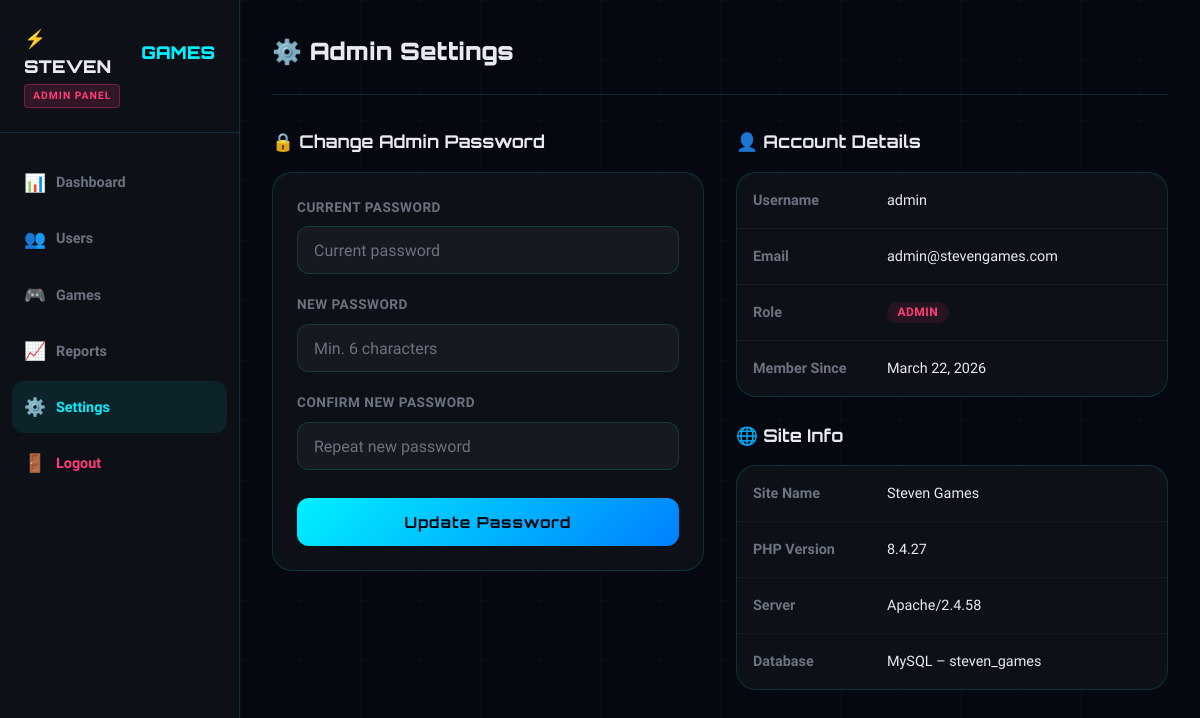
Screenshot of /admin/settings.php (signed in) with the database file from the repository.
### tables this page shows
CREATE TABLE `users` (
  `id` int(11) NOT NULL AUTO_INCREMENT,
  `username` varchar(50) NOT NULL,
  `email` varchar(100) NOT NULL,
  `password` varchar(255) NOT NULL,
  `role` enum('user','admin') NOT NULL DEFAULT 'user',
  `status` enum('active','banned') NOT NULL DEFAULT 'active',
  `score` int(11) NOT NULL DEFAULT 0,
  `games_played` int(11) NOT NULL DEFAULT 0,
  `win_streak` int(11) NOT NULL DEFAULT 0,
  `last_login` datetime DEFAULT NULL,
  `created_at` datetime NOT NULL DEFAULT current_timestamp(),
  PRIMARY KEY (`id`),
  UNIQUE KEY `username` (`username`),
  UNIQUE KEY `email` (`email`)
);

### admin/settings.php (the view, shortened to what this page needs)
<?php
$db = getDB();
?>
<!DOCTYPE html>
<html lang="en">
<head>
  <link rel="stylesheet" href="../css/style.css">
</head>
<body>
<div class="particles" id="particles"></div>
<div class="admin-layout">
  <aside class="admin-sidebar">
    <div class="admin-logo">
      <a href="../index.php">⚡ STEVEN<span>GAMES</span></a>
      <div class="admin-badge">ADMIN PANEL</div>
    </div>
    <nav class="admin-nav">
      <a href="index.php"><span class="nav-icon">📊</span> Dashboard</a>
      <a href="users.php"><span class="nav-icon">👥</span> Users</a>
      <a href="games.php"><span class="nav-icon">🎮</span> Games</a>
      <a href="reports.php"><span class="nav-icon">📈</span> Reports</a>
      <a href="settings.php" class="active"><span class="nav-icon">⚙️</span> Settings</a>
      <a href="../logout.php" style="color:var(--accent2)"><span class="nav-icon">🚪</span> Logout</a>
    </nav>
  </aside>
  <main class="admin-main">
    <div class="admin-topbar">
      <h1>⚙️ Admin Settings</h1>
    </div>
    <div style="display:grid;grid-template-columns:1fr 1fr;gap:2rem;align-items:start">
      <div>
        <div class="section-title">🔒 Change Admin Password</div>
        <div class="data-table" style="padding:1.5rem;border-radius:var(--radius-lg)">
          <form method="POST">
            <div class="form-group">
              <label>Current Password</label>
              <input type="password" name="current_password" placeholder="Current password" required>
            </div>
            <div class="form-group">
              <label>New Password</label>
              <input type="password" name="new_password" placeholder="Min. 6 characters" required>
            </div>
            <div class="form-group">
              <label>Confirm New Password</label>
              <input type="password" name="confirm_password" placeholder="Repeat new password" required>
            </div>
            <button type="submit" name="change_password" class="btn-full">Update Password</button>
          </form>
        </div>
      </div>
      <div>
        <div class="section-title">👤 Account Details</div>
        <div class="data-table" style="border-radius:var(--radius-lg)">
          <table>
            <?php
            $me = $db->query("SELECT * FROM users WHERE id={$_SESSION['user_id']}")->fetch_assoc();
            ?>
            <tr><td style="color:var(--text-muted);font-weight:600;width:130px;padding:1rem">Username</td><td><?= htmlspecialchars($me['username']) ?></td></tr>
            <tr><td style="color:var(--text-muted);font-weight:600;padding:1rem">Email</td><td><?= htmlspecialchars($me['email']) ?></td></tr>
            <tr><td style="color:var(--text-muted);font-weight:600;padding:1rem">Role</td><td><span class="status-badge status-banned">ADMIN</span></td></tr>
            <tr><td style="color:var(--text-muted);font-weight:600;padding:1rem">Member Since</td><td><?= date('F j, Y', strtotime($me['created_at'])) ?></td></tr>
          </table>
        </div>
        <div class="section-title" style="margin-top:1.5rem">🌐 Site Info</div>
        <div class="data-table" style="border-radius:var(--radius-lg)">
          <table>
            <tr><td style="color:var(--text-muted);font-weight:600;width:130px;padding:1rem">Site Name</td><td>Steven Games</td></tr>
            <tr><td style="color:var(--text-muted);font-weight:600;padding:1rem">PHP Version</td><td><?= phpversion() ?></td></tr>
            <tr><td style="color:var(--text-muted);font-weight:600;padding:1rem">Server</td><td><?= $_SERVER['SERVER_SOFTWARE'] ?? 'Apache' ?></td></tr>
            <tr><td style="color:var(--text-muted);font-weight:600;padding:1rem">Database</td><td>MySQL – steven_games</td></tr>
          </table>
        </div>
      </div>
    </div>
  </main>
</div>
</body>
</html>

### css/style.css (style rules this page uses)
:root { --bg-dark: #050810; --bg-card: #0d1117; --bg-nav: rgba(5, 8, 16, 0.95); --accent: #00f0ff; --accent2: #ff3c78; --accent3: #7c3aed; --gold: #ffd700; --text: #e8eaf0; --text-muted: #6b7280; --border: rgba(0, 240, 255, 0.15); --glow: 0 0 20px rgba(0, 240, 255, 0.4); --glow-pink: 0 0 20px rgba(255, 60, 120, 0.4); --card-shadow: 0 8px 32px rgba(0,0,0,0.6); --font-display: 'Orbitron', monospace; --font-body: 'Rajdhani', sans-serif; --radius: 12px; --radius-lg: 20px; }
*, *::before, *::after { box-sizing: border-box; margin: 0; padding: 0; }
html { scroll-behavior: smooth; }
body { font-family: var(--font-body); background: var(--bg-dark); color: var(--text); min-height: 100vh; overflow-x: hidden; font-size: 16px; line-height: 1.6; }
.particles { position: fixed; inset: 0; z-index: 0; pointer-events: none; }
.form-group { margin-bottom: 1.25rem; }
.form-group label { display: block; font-size: 0.85rem; font-weight: 600; color: var(--text-muted); letter-spacing: 0.5px; margin-bottom: 0.5rem; text-transform: uppercase; }
.form-group input { width: 100%; background: rgba(255,255,255,0.04); border: 1px solid var(--border); border-radius: var(--radius); padding: 0.85rem 1rem; color: var(--text); font-family: var(--font-body); font-size: 1rem; transition: all 0.2s; outline: none; }
.form-group input::placeholder { color: var(--text-muted); }
.btn-full { width: 100%; background: linear-gradient(135deg, var(--accent), #0080ff); color: var(--bg-dark); font-family: var(--font-display); font-weight: 700; font-size: 0.95rem; padding: 0.9rem; border: none; border-radius: var(--radius); cursor: pointer; letter-spacing: 1px; transition: all 0.3s; margin-top: 0.5rem; }
.admin-layout { display: flex; min-height: 100vh; }
.admin-sidebar { width: 240px; background: var(--bg-card); border-right: 1px solid var(--border); position: fixed; left: 0; top: 0; bottom: 0; display: flex; flex-direction: column; padding: 1.5rem 0; z-index: 50; }
.admin-logo { padding: 0 1.5rem 1.5rem; border-bottom: 1px solid var(--border); margin-bottom: 1.5rem; }
.admin-logo a { font-family: var(--font-display); font-weight: 900; font-size: 1.1rem; color: var(--text); text-decoration: none; display: flex; align-items: center; gap: 8px; }
.admin-logo a span { color: var(--accent); }
.admin-badge { display: inline-block; background: rgba(255,60,120,0.15); border: 1px solid rgba(255,60,120,0.3); color: var(--accent2); font-size: 0.65rem; letter-spacing: 1px; padding: 0.15rem 0.5rem; border-radius: 4px; font-weight: 700; margin-top: 4px; }
.admin-nav { flex: 1; padding: 0 0.75rem; }
.admin-nav a { display: flex; align-items: center; gap: 10px; padding: 0.75rem 0.75rem; border-radius: var(--radius); color: var(--text-muted); text-decoration: none; font-weight: 600; font-size: 0.9rem; transition: all 0.2s; margin-bottom: 0.25rem; }
.admin-nav a:hover, .admin-nav a.active { color: var(--accent); background: rgba(0,240,255,0.08); }
.admin-nav a .nav-icon { font-size: 1.1rem; }
.admin-main { margin-left: 240px; flex: 1; padding: 2rem; position: relative; z-index: 1; }
.admin-topbar { display: flex; align-items: center; justify-content: space-between; margin-bottom: 2rem; padding-bottom: 1.5rem; border-bottom: 1px solid var(--border); }
.admin-topbar h1 { font-family: var(--font-display); font-size: 1.5rem; font-weight: 900; }
.data-table { background: var(--bg-card); border: 1px solid var(--border); border-radius: var(--radius-lg); overflow: hidden; }
.data-table table { width: 100%; border-collapse: collapse; }
.data-table td { padding: 0.9rem 1.25rem; border-bottom: 1px solid rgba(255,255,255,0.04); font-size: 0.9rem; }
.data-table tr:last-child td { border-bottom: none; }
.status-badge { padding: 0.2rem 0.65rem; border-radius: 50px; font-size: 0.75rem; font-weight: 700; letter-spacing: 0.5px; }
.status-banned { background: rgba(255,60,120,0.1); color: var(--accent2); }
.section-title { font-family: var(--font-display); font-size: 1.1rem; font-weight: 700; margin-bottom: 1rem; display: flex; align-items: center; gap: 8px; }

### rows the page displays
users: username "admin", email "admin@stevengames.com", created_at "March 22, 2026"

### other values shown
phpversion() "8.4.27"
$_SERVER['SERVER_SOFTWARE'] "Apache/2.4.58"
